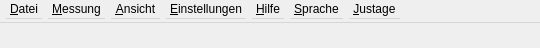
<?xml version="1.0" encoding="UTF-8"?>
<ui version="4.0">
 <class>WMViewBase</class>
 <widget class="Q3MainWindow" name="WMViewBase">
  <property name="geometry">
   <rect>
    <x>0</x>
    <y>0</y>
    <width>540</width>
    <height>48</height>
   </rect>
  </property>
  <property name="sizePolicy">
   <sizepolicy hsizetype="Preferred" vsizetype="Preferred">
    <horstretch>0</horstretch>
    <verstretch>0</verstretch>
   </sizepolicy>
  </property>
  <property name="minimumSize">
   <size>
    <width>21</width>
    <height>48</height>
   </size>
  </property>
  <property name="maximumSize">
   <size>
    <width>16777215</width>
    <height>48</height>
   </size>
  </property>
  <property name="font">
   <font/>
  </property>
  <property name="windowTitle">
   <string>Wandlermesseinrichtung WM3000I</string>
  </property>
  <widget class="QWidget" name="widget" native="true">
   <property name="geometry">
    <rect>
     <x>0</x>
     <y>23</y>
     <width>540</width>
     <height>25</height>
    </rect>
   </property>
  </widget>
  <widget class="QMenuBar" name="MenuBarEditor">
   <property name="geometry">
    <rect>
     <x>0</x>
     <y>0</y>
     <width>540</width>
     <height>23</height>
    </rect>
   </property>
   <property name="font">
    <font/>
   </property>
   <widget class="QMenu" name="Datei">
    <property name="title">
     <string>&amp;Datei</string>
    </property>
    <widget class="QMenu" name="popupMenu">
     <property name="title">
      <string>&amp;Eigenfehlertabelle</string>
     </property>
     <addaction name="eigenfehlertabelleoeffnenAction"/>
     <addaction name="eigenfehlertabelleSchliessenAction"/>
     <addaction name="eigenfehlertabelleBearbeitenAction"/>
    </widget>
    <widget class="QMenu" name="popupMenu_6">
     <property name="title">
      <string>E&amp;rgebnisdatei</string>
     </property>
     <addaction name="ergebnis_ffnenAction"/>
     <addaction name="ergebnisSchliessenAction"/>
     <addaction name="ergebnisBearbeitenAction"/>
    </widget>
    <addaction name="popupMenu"/>
    <addaction name="separator"/>
    <addaction name="popupMenu_6"/>
    <addaction name="separator"/>
    <addaction name="dateiBeendenAction"/>
   </widget>
   <widget class="QMenu" name="Messung">
    <property name="title">
     <string>&amp;Messung</string>
    </property>
    <addaction name="separator"/>
    <addaction name="messungSpeichernSitzungAction"/>
    <addaction name="messungLaden_SitzungAction"/>
    <addaction name="separator"/>
    <addaction name="messungStartAction"/>
    <addaction name="messungSpeichernMesswerteAction"/>
    <addaction name="separator"/>
    <addaction name="messungOffsetabgleichWM3000Action"/>
    <addaction name="messungOffsetKanalNAction"/>
    <addaction name="messungOffsetKanalXAction"/>
    <addaction name="separator"/>
    <addaction name="messungSimulationAction"/>
   </widget>
   <widget class="QMenu" name="Ansicht">
    <property name="title">
     <string>&amp;Ansicht</string>
    </property>
    <addaction name="ansichtFehlerMessungAction"/>
    <addaction name="ansichtIstwerteAction"/>
    <addaction name="ansichtOffsetAction"/>
    <addaction name="ansichtEigenfehlerAction"/>
    <addaction name="ansichtDialogAction"/>
    <addaction name="ansichtEN61850Action"/>
   </widget>
   <widget class="QMenu" name="Einstellungen">
    <property name="title">
     <string>&amp;Einstellungen</string>
    </property>
    <addaction name="einstellungenConfAction"/>
    <addaction name="einstellungenBereichAction"/>
   </widget>
   <widget class="QMenu" name="Hilfe">
    <property name="title">
     <string>&amp;Hilfe</string>
    </property>
    <addaction name="hilfeInfoAction"/>
    <addaction name="hilfeInfo_ber_ZeraAction"/>
    <addaction name="hilfeInfo_ber_QtAction"/>
    <addaction name="separator"/>
    <addaction name="hilfeVersionAction"/>
    <addaction name="hilfeReleaseInfoAction"/>
    <addaction name="separator"/>
    <addaction name="hilfeSelbsttestAction"/>
   </widget>
   <widget class="QMenu" name="Sprache">
    <property name="title">
     <string>&amp;Sprache</string>
    </property>
    <addaction name="spracheDeutschAction"/>
    <addaction name="spracheEnglischAction_2"/>
    <addaction name="sprachePolnischAction"/>
   </widget>
   <widget class="QMenu" name="Justage">
    <property name="title">
     <string>&amp;Justage</string>
    </property>
    <addaction name="JustageAmplitudeAction"/>
    <addaction name="JustagePhaseAction"/>
    <addaction name="JustageKoeffBerechnungAction"/>
    <addaction name="separator"/>
    <addaction name="JustageOffsetAction"/>
    <addaction name="JustageOffsetBerechnungAction"/>
    <addaction name="separator"/>
    <addaction name="justageFlashProgAction"/>
    <addaction name="justageFlasExportAction"/>
    <addaction name="justageFlashImportAction"/>
   </widget>
   <addaction name="Datei"/>
   <addaction name="Messung"/>
   <addaction name="Ansicht"/>
   <addaction name="Einstellungen"/>
   <addaction name="Hilfe"/>
   <addaction name="Sprache"/>
   <addaction name="Justage"/>
  </widget>
  <action name="dateiEigenfehlertabelleAction">
   <property name="checked">
    <bool>false</bool>
   </property>
   <property name="text">
    <string>&amp;Eigenfehlertabelle</string>
   </property>
   <property name="iconText">
    <string>&amp;Eigenfehlertabelle</string>
   </property>
   <property name="toolTip">
    <string>&amp;Eigenfehlertabelle</string>
   </property>
   <property name="statusTip">
    <string>Menu Eigenfehlertabelle</string>
   </property>
   <property name="name" stdset="0">
    <cstring>dateiEigenfehlertabelleAction</cstring>
   </property>
  </action>
  <action name="dateiBeendenAction">
   <property name="text">
    <string>&amp;Beenden</string>
   </property>
   <property name="iconText">
    <string>&amp;Beenden</string>
   </property>
   <property name="statusTip">
    <string>Beendet das laufende Programm</string>
   </property>
   <property name="shortcut">
    <string>Ctrl+X</string>
   </property>
   <property name="name" stdset="0">
    <cstring>dateiBeendenAction</cstring>
   </property>
  </action>
  <action name="messungBereichAction">
   <property name="text">
    <string>&amp;Bereich</string>
   </property>
   <property name="iconText">
    <string>&amp;Bereich</string>
   </property>
   <property name="statusTip">
    <string>Bereiche auswählen</string>
   </property>
   <property name="shortcut">
    <string>F4</string>
   </property>
   <property name="name" stdset="0">
    <cstring>messungBereichAction</cstring>
   </property>
  </action>
  <action name="messungSpeichernSitzungAction">
   <property name="text">
    <string>&amp;Speichern Sitzung</string>
   </property>
   <property name="iconText">
    <string>&amp;Speichern Sitzung</string>
   </property>
   <property name="statusTip">
    <string>Speichert alle aktuellen Einstellungen in einer Datei</string>
   </property>
   <property name="name" stdset="0">
    <cstring>messungSpeichernSitzungAction</cstring>
   </property>
  </action>
  <action name="messungLaden_SitzungAction">
   <property name="text">
    <string>&amp;Laden Sitzung</string>
   </property>
   <property name="iconText">
    <string>&amp;Laden Sitzung</string>
   </property>
   <property name="statusTip">
    <string>Liesst alle Einstellungen aus einer Datei</string>
   </property>
   <property name="name" stdset="0">
    <cstring>messungLaden_SitzungAction</cstring>
   </property>
  </action>
  <action name="messungStartAction">
   <property name="text">
    <string>&amp;Start</string>
   </property>
   <property name="iconText">
    <string>&amp;Start</string>
   </property>
   <property name="statusTip">
    <string>Messung starten</string>
   </property>
   <property name="shortcut">
    <string>F5</string>
   </property>
   <property name="name" stdset="0">
    <cstring>messungStartAction</cstring>
   </property>
  </action>
  <action name="messungSimulationAction">
   <property name="checkable">
    <bool>true</bool>
   </property>
   <property name="text">
    <string>S&amp;imulation</string>
   </property>
   <property name="iconText">
    <string>Si&amp;mulation</string>
   </property>
   <property name="statusTip">
    <string>Simulierte Messung durchführen</string>
   </property>
   <property name="name" stdset="0">
    <cstring>messungSimulationAction</cstring>
   </property>
  </action>
  <action name="ansichtFehlerMessungAction">
   <property name="checkable">
    <bool>true</bool>
   </property>
   <property name="text">
    <string>&amp;Fehlerwerte</string>
   </property>
   <property name="iconText">
    <string>&amp;FehlerMessung</string>
   </property>
   <property name="statusTip">
    <string>Fehlermesswerte Fenster</string>
   </property>
   <property name="name" stdset="0">
    <cstring>ansichtFehlerMessungAction</cstring>
   </property>
  </action>
  <action name="ansichtEigenfehlerAction">
   <property name="checkable">
    <bool>true</bool>
   </property>
   <property name="text">
    <string>&amp;Eigenfehler</string>
   </property>
   <property name="iconText">
    <string>&amp;Eigenfehler</string>
   </property>
   <property name="statusTip">
    <string>Eigenfehler Fenster</string>
   </property>
   <property name="name" stdset="0">
    <cstring>ansichtEigenfehlerAction</cstring>
   </property>
  </action>
  <action name="ansichtDialogAction">
   <property name="checkable">
    <bool>true</bool>
   </property>
   <property name="text">
    <string>&amp;Dialog</string>
   </property>
   <property name="iconText">
    <string>&amp;Dialog</string>
   </property>
   <property name="statusTip">
    <string>Dialog Fenster</string>
   </property>
   <property name="name" stdset="0">
    <cstring>ansichtDialogAction</cstring>
   </property>
  </action>
  <action name="einstellungenConfAction">
   <property name="text">
    <string>&amp;Konfiguration</string>
   </property>
   <property name="iconText">
    <string>&amp;Konfiguration</string>
   </property>
   <property name="statusTip">
    <string>Messeinrichtung konfigurieren</string>
   </property>
   <property name="name" stdset="0">
    <cstring>einstellungenConfAction</cstring>
   </property>
  </action>
  <action name="hilfeInfoAction">
   <property name="text">
    <string>&amp;Info</string>
   </property>
   <property name="iconText">
    <string>&amp;Info</string>
   </property>
   <property name="statusTip">
    <string>Informationen zur Messeinrichtung</string>
   </property>
   <property name="name" stdset="0">
    <cstring>hilfeInfoAction</cstring>
   </property>
  </action>
  <action name="hilfeInfo_ber_ZeraAction">
   <property name="text">
    <string>Info über &amp;Zera</string>
   </property>
   <property name="iconText">
    <string>Informationen zu Zera</string>
   </property>
   <property name="statusTip">
    <string>Informationen zu ZERA</string>
   </property>
   <property name="name" stdset="0">
    <cstring>hilfeInfo_ber_ZeraAction</cstring>
   </property>
  </action>
  <action name="hilfeManualAction">
   <property name="text">
    <string>&amp;Manual</string>
   </property>
   <property name="iconText">
    <string>&amp;Manual</string>
   </property>
   <property name="statusTip">
    <string>Lesen Sie hier die Bedienungsanleitung</string>
   </property>
   <property name="name" stdset="0">
    <cstring>hilfeManualAction</cstring>
   </property>
  </action>
  <action name="hilfeInfo_ber_QtAction">
   <property name="text">
    <string>Info über &amp;Qt</string>
   </property>
   <property name="iconText">
    <string>Informationen zu Qt</string>
   </property>
   <property name="name" stdset="0">
    <cstring>hilfeInfo_ber_QtAction</cstring>
   </property>
  </action>
  <action name="dateiErgebnisdateiAction">
   <property name="text">
    <string>E&amp;rgebnisdatei</string>
   </property>
   <property name="iconText">
    <string>E&amp;rgebnisdatei</string>
   </property>
   <property name="statusTip">
    <string>Schliesst die geladene Eigenfehlertabelle</string>
   </property>
   <property name="name" stdset="0">
    <cstring>dateiErgebnisdateiAction</cstring>
   </property>
  </action>
  <action name="ansichtIstwerteAction">
   <property name="checkable">
    <bool>true</bool>
   </property>
   <property name="text">
    <string>&amp;Vektoren</string>
   </property>
   <property name="iconText">
    <string>Istwerte</string>
   </property>
   <property name="statusTip">
    <string>Istwerte Fenster</string>
   </property>
   <property name="name" stdset="0">
    <cstring>ansichtIstwerteAction</cstring>
   </property>
  </action>
  <action name="eigenfehlertabelleoeffnenAction">
   <property name="text">
    <string>&amp;Öffnen</string>
   </property>
   <property name="iconText">
    <string>&amp;Öffnen</string>
   </property>
   <property name="statusTip">
    <string>Öffnen einer Eigenfehlertabelle</string>
   </property>
   <property name="name" stdset="0">
    <cstring>eigenfehlertabelleoeffnenAction</cstring>
   </property>
  </action>
  <action name="eigenfehlertabelleSchliessenAction">
   <property name="text">
    <string>&amp;Schliessen</string>
   </property>
   <property name="iconText">
    <string>&amp;Schliessen</string>
   </property>
   <property name="statusTip">
    <string>Schliessen der Eigenfehlertabelle</string>
   </property>
   <property name="name" stdset="0">
    <cstring>eigenfehlertabelleSchliessenAction</cstring>
   </property>
  </action>
  <action name="eigenfehlertabelleBearbeitenAction">
   <property name="text">
    <string>&amp;Bearbeiten</string>
   </property>
   <property name="iconText">
    <string>&amp;Bearbeiten</string>
   </property>
   <property name="statusTip">
    <string>Bearbeiten einer Eigenfehlertabelle</string>
   </property>
   <property name="name" stdset="0">
    <cstring>eigenfehlertabelleBearbeitenAction</cstring>
   </property>
  </action>
  <action name="ergebnisSchliessenAction">
   <property name="text">
    <string>&amp;Schliessen</string>
   </property>
   <property name="iconText">
    <string>&amp;Schliessen</string>
   </property>
   <property name="statusTip">
    <string>Schliessen der Ergebnisdatei</string>
   </property>
   <property name="name" stdset="0">
    <cstring>ergebnisSchliessenAction</cstring>
   </property>
  </action>
  <action name="ergebnisBearbeitenAction">
   <property name="text">
    <string>&amp;Bearbeiten</string>
   </property>
   <property name="iconText">
    <string>&amp;Bearbeiten</string>
   </property>
   <property name="statusTip">
    <string>Bearbeiten einer Ergebnisdatei</string>
   </property>
   <property name="name" stdset="0">
    <cstring>ergebnisBearbeitenAction</cstring>
   </property>
  </action>
  <action name="messungSpeichernMesswerteAction">
   <property name="text">
    <string>Speichern &amp;Messwerte</string>
   </property>
   <property name="iconText">
    <string>Speichern Messwerte</string>
   </property>
   <property name="shortcut">
    <string>F6</string>
   </property>
   <property name="name" stdset="0">
    <cstring>messungSpeichernMesswerteAction</cstring>
   </property>
  </action>
  <action name="ergebnis_ffnenAction">
   <property name="text">
    <string>&amp;Öffnen</string>
   </property>
   <property name="iconText">
    <string>&amp;Öffnen</string>
   </property>
   <property name="statusTip">
    <string>Öffnen der Ergebnisdatei</string>
   </property>
   <property name="name" stdset="0">
    <cstring>ergebnis_ffnenAction</cstring>
   </property>
  </action>
  <action name="eigenfehlertabelleNeuAction">
   <property name="text">
    <string>&amp;Neu</string>
   </property>
   <property name="iconText">
    <string>&amp;Neu</string>
   </property>
   <property name="name" stdset="0">
    <cstring>eigenfehlertabelleNeuAction</cstring>
   </property>
  </action>
  <action name="einstellungenBereichAction">
   <property name="text">
    <string>&amp;Bereiche</string>
   </property>
   <property name="iconText">
    <string>&amp;Bereich</string>
   </property>
   <property name="statusTip">
    <string>Bereiche anwählen</string>
   </property>
   <property name="shortcut">
    <string>F7</string>
   </property>
   <property name="name" stdset="0">
    <cstring>einstellungenBereichAction</cstring>
   </property>
  </action>
  <action name="einstellungenTestRAutoAction">
   <property name="text">
    <string>BereichAuto</string>
   </property>
   <property name="iconText">
    <string>BAuto</string>
   </property>
   <property name="name" stdset="0">
    <cstring>einstellungenTestRAutoAction</cstring>
   </property>
  </action>
  <action name="JustageAmplitudeAction">
   <property name="text">
    <string>&amp;Amplitude</string>
   </property>
   <property name="iconText">
    <string>Amplitude</string>
   </property>
   <property name="statusTip">
    <string>Amplitudenabgleich mit externer Steuerung</string>
   </property>
   <property name="name" stdset="0">
    <cstring>JustageAmplitudeAction</cstring>
   </property>
  </action>
  <action name="JustagePhaseAction">
   <property name="text">
    <string>&amp;Phase</string>
   </property>
   <property name="iconText">
    <string>Phasen</string>
   </property>
   <property name="statusTip">
    <string>Phasenlage Justage automatisch</string>
   </property>
   <property name="name" stdset="0">
    <cstring>JustagePhaseAction</cstring>
   </property>
  </action>
  <action name="Action">
   <property name="iconText">
    <string>Action</string>
   </property>
   <property name="name" stdset="0">
    <cstring>Action</cstring>
   </property>
  </action>
  <action name="Action_2">
   <property name="iconText">
    <string>Action_2</string>
   </property>
   <property name="name" stdset="0">
    <cstring>Action_2</cstring>
   </property>
  </action>
  <action name="Action_3">
   <property name="iconText">
    <string>Action_3</string>
   </property>
   <property name="name" stdset="0">
    <cstring>Action_3</cstring>
   </property>
  </action>
  <action name="Action_4">
   <property name="iconText">
    <string>Action_4</string>
   </property>
   <property name="name" stdset="0">
    <cstring>Action_4</cstring>
   </property>
  </action>
  <action name="JustageKoeffBerechnungAction">
   <property name="text">
    <string>Phasen&amp;berechnung</string>
   </property>
   <property name="iconText">
    <string>Phasenberechnung</string>
   </property>
   <property name="statusTip">
    <string>Phasenlage Koeffizientenberechnung</string>
   </property>
   <property name="name" stdset="0">
    <cstring>JustageKoeffBerechnungAction</cstring>
   </property>
  </action>
  <action name="ansichtEN61850Action">
   <property name="checkable">
    <bool>true</bool>
   </property>
   <property name="text">
    <string>E&amp;N61850</string>
   </property>
   <property name="iconText">
    <string>E&amp;N61850</string>
   </property>
   <property name="statusTip">
    <string>EN61850 Statusanzeige</string>
   </property>
   <property name="name" stdset="0">
    <cstring>ansichtEN61850Action</cstring>
   </property>
  </action>
  <action name="spracheDeutschAction">
   <property name="icon">
    <iconset>
     <normaloff>images/Flags/de.png</normaloff>images/Flags/de.png</iconset>
   </property>
   <property name="text">
    <string>Deutsch</string>
   </property>
   <property name="iconText">
    <string>Deutsch</string>
   </property>
   <property name="name" stdset="0">
    <cstring>spracheDeutschAction</cstring>
   </property>
  </action>
  <action name="spracheEnglischAction">
   <property name="icon">
    <iconset>
     <normaloff>gb.png</normaloff>gb.png</iconset>
   </property>
   <property name="text">
    <string>Englisch</string>
   </property>
   <property name="iconText">
    <string>Englisch</string>
   </property>
   <property name="name" stdset="0">
    <cstring>spracheEnglischAction</cstring>
   </property>
  </action>
  <action name="spracheEnglischAction_2">
   <property name="icon">
    <iconset>
     <normaloff>images/Flags/gb.png</normaloff>images/Flags/gb.png</iconset>
   </property>
   <property name="text">
    <string>Englisch</string>
   </property>
   <property name="iconText">
    <string>Englisch</string>
   </property>
   <property name="name" stdset="0">
    <cstring>spracheEnglischAction_2</cstring>
   </property>
  </action>
  <action name="justageFlashProgAction">
   <property name="text">
    <string>F&amp;lash programmieren</string>
   </property>
   <property name="iconText">
    <string>new item</string>
   </property>
   <property name="name" stdset="0">
    <cstring>justageFlashProgAction</cstring>
   </property>
  </action>
  <action name="justageFlasExportAction">
   <property name="text">
    <string>Flash data &amp;export</string>
   </property>
   <property name="iconText">
    <string>new item</string>
   </property>
   <property name="name" stdset="0">
    <cstring>justageFlasExportAction</cstring>
   </property>
  </action>
  <action name="justageFlashImportAction">
   <property name="text">
    <string>Flash data &amp;import</string>
   </property>
   <property name="iconText">
    <string>new item</string>
   </property>
   <property name="name" stdset="0">
    <cstring>justageFlashImportAction</cstring>
   </property>
  </action>
  <action name="hilfeVersionAction">
   <property name="text">
    <string>&amp;Version</string>
   </property>
   <property name="iconText">
    <string>&amp;Version</string>
   </property>
   <property name="statusTip">
    <string>Übersicht Versionen</string>
   </property>
   <property name="name" stdset="0">
    <cstring>hilfeVersionAction</cstring>
   </property>
  </action>
  <action name="Action_5">
   <property name="iconText">
    <string>Unnamed</string>
   </property>
   <property name="name" stdset="0">
    <cstring>Action_5</cstring>
   </property>
  </action>
  <action name="hilfeSelbsttestAction">
   <property name="text">
    <string>&amp;Selbsttest</string>
   </property>
   <property name="iconText">
    <string>new item</string>
   </property>
   <property name="statusTip">
    <string>Selbsttest starten</string>
   </property>
   <property name="name" stdset="0">
    <cstring>hilfeSelbsttestAction</cstring>
   </property>
  </action>
  <action name="hilfeReleaseInfoAction">
   <property name="text">
    <string>&amp;Release Info</string>
   </property>
  </action>
  <action name="sprachePolnischAction">
   <property name="icon">
    <iconset>
     <normaloff>images/Flags/pl.png</normaloff>images/Flags/pl.png</iconset>
   </property>
   <property name="text">
    <string>Polnisch</string>
   </property>
  </action>
  <action name="messungOffsetabgleichWM3000Action">
   <property name="text">
    <string>Offsetabgleich WM3000</string>
   </property>
  </action>
  <action name="messungOffsetKanalNAction">
   <property name="text">
    <string>Offsetmessung Kanal N</string>
   </property>
  </action>
  <action name="messungOffsetKanalXAction">
   <property name="text">
    <string>Offsetmessung Kanal X</string>
   </property>
  </action>
  <action name="JustageOffsetAction">
   <property name="text">
    <string>Offset</string>
   </property>
  </action>
  <action name="JustageOffsetBerechnungAction">
   <property name="text">
    <string>Offsetberechnung</string>
   </property>
  </action>
  <action name="ansichtOffsetAction">
   <property name="checkable">
    <bool>true</bool>
   </property>
   <property name="text">
    <string>Offset</string>
   </property>
  </action>
 </widget>
 <layoutdefault spacing="6" margin="11"/>
 <pixmapfunction>qPixmapFromMimeSource</pixmapfunction>
 <customwidgets>
  <customwidget>
   <class>Q3MainWindow</class>
   <extends>QWidget</extends>
   <header>q3mainwindow.h</header>
   <container>1</container>
  </customwidget>
 </customwidgets>
 <includes>
  <include location="global">qlabel.h</include>
  <include location="local">maxrecentfiles.h</include>
  <include location="local">confdata.h</include>
  <include location="local">wmeditor.h</include>
  <include location="local">widgeom.h</include>
 </includes>
 <resources/>
 <connections>
  <connection>
   <sender>messungSimulationAction</sender>
   <signal>activated()</signal>
   <receiver>WMViewBase</receiver>
   <slot>SimulationSlot()</slot>
   <hints>
    <hint type="sourcelabel">
     <x>-1</x>
     <y>-1</y>
    </hint>
    <hint type="destinationlabel">
     <x>20</x>
     <y>20</y>
    </hint>
   </hints>
  </connection>
  <connection>
   <sender>messungStartAction</sender>
   <signal>activated()</signal>
   <receiver>WMViewBase</receiver>
   <slot>StartSlot()</slot>
   <hints>
    <hint type="sourcelabel">
     <x>-1</x>
     <y>-1</y>
    </hint>
    <hint type="destinationlabel">
     <x>20</x>
     <y>20</y>
    </hint>
   </hints>
  </connection>
  <connection>
   <sender>eigenfehlertabelleoeffnenAction</sender>
   <signal>activated()</signal>
   <receiver>WMViewBase</receiver>
   <slot>OpenOETFileSlot()</slot>
   <hints>
    <hint type="sourcelabel">
     <x>-1</x>
     <y>-1</y>
    </hint>
    <hint type="destinationlabel">
     <x>20</x>
     <y>20</y>
    </hint>
   </hints>
  </connection>
  <connection>
   <sender>eigenfehlertabelleSchliessenAction</sender>
   <signal>activated()</signal>
   <receiver>WMViewBase</receiver>
   <slot>CloseOETFileSlot()</slot>
   <hints>
    <hint type="sourcelabel">
     <x>-1</x>
     <y>-1</y>
    </hint>
    <hint type="destinationlabel">
     <x>20</x>
     <y>20</y>
    </hint>
   </hints>
  </connection>
  <connection>
   <sender>eigenfehlertabelleBearbeitenAction</sender>
   <signal>activated()</signal>
   <receiver>WMViewBase</receiver>
   <slot>EditOETFileSlot()</slot>
   <hints>
    <hint type="sourcelabel">
     <x>-1</x>
     <y>-1</y>
    </hint>
    <hint type="destinationlabel">
     <x>20</x>
     <y>20</y>
    </hint>
   </hints>
  </connection>
  <connection>
   <sender>ergebnis_ffnenAction</sender>
   <signal>activated()</signal>
   <receiver>WMViewBase</receiver>
   <slot>OpenResultFileSlot()</slot>
   <hints>
    <hint type="sourcelabel">
     <x>-1</x>
     <y>-1</y>
    </hint>
    <hint type="destinationlabel">
     <x>20</x>
     <y>20</y>
    </hint>
   </hints>
  </connection>
  <connection>
   <sender>ergebnisSchliessenAction</sender>
   <signal>activated()</signal>
   <receiver>WMViewBase</receiver>
   <slot>CloseResultFileSlot()</slot>
   <hints>
    <hint type="sourcelabel">
     <x>-1</x>
     <y>-1</y>
    </hint>
    <hint type="destinationlabel">
     <x>20</x>
     <y>20</y>
    </hint>
   </hints>
  </connection>
  <connection>
   <sender>ergebnisBearbeitenAction</sender>
   <signal>activated()</signal>
   <receiver>WMViewBase</receiver>
   <slot>EditResultFileSlot()</slot>
   <hints>
    <hint type="sourcelabel">
     <x>-1</x>
     <y>-1</y>
    </hint>
    <hint type="destinationlabel">
     <x>20</x>
     <y>20</y>
    </hint>
   </hints>
  </connection>
  <connection>
   <sender>messungSpeichernSitzungAction</sender>
   <signal>activated()</signal>
   <receiver>WMViewBase</receiver>
   <slot>StoreSessionSlot()</slot>
   <hints>
    <hint type="sourcelabel">
     <x>-1</x>
     <y>-1</y>
    </hint>
    <hint type="destinationlabel">
     <x>20</x>
     <y>20</y>
    </hint>
   </hints>
  </connection>
  <connection>
   <sender>messungLaden_SitzungAction</sender>
   <signal>activated()</signal>
   <receiver>WMViewBase</receiver>
   <slot>LoadSessionSlot()</slot>
   <hints>
    <hint type="sourcelabel">
     <x>-1</x>
     <y>-1</y>
    </hint>
    <hint type="destinationlabel">
     <x>20</x>
     <y>20</y>
    </hint>
   </hints>
  </connection>
  <connection>
   <sender>dateiBeendenAction</sender>
   <signal>activated()</signal>
   <receiver>WMViewBase</receiver>
   <slot>close()</slot>
   <hints>
    <hint type="sourcelabel">
     <x>-1</x>
     <y>-1</y>
    </hint>
    <hint type="destinationlabel">
     <x>20</x>
     <y>20</y>
    </hint>
   </hints>
  </connection>
  <connection>
   <sender>messungSpeichernMesswerteAction</sender>
   <signal>activated()</signal>
   <receiver>WMViewBase</receiver>
   <slot>StoreResultSlot()</slot>
   <hints>
    <hint type="sourcelabel">
     <x>-1</x>
     <y>-1</y>
    </hint>
    <hint type="destinationlabel">
     <x>20</x>
     <y>20</y>
    </hint>
   </hints>
  </connection>
  <connection>
   <sender>dateiBeendenAction</sender>
   <signal>activated()</signal>
   <receiver>WMViewBase</receiver>
   <slot>close()</slot>
   <hints>
    <hint type="sourcelabel">
     <x>-1</x>
     <y>-1</y>
    </hint>
    <hint type="destinationlabel">
     <x>20</x>
     <y>20</y>
    </hint>
   </hints>
  </connection>
  <connection>
   <sender>spracheDeutschAction</sender>
   <signal>activated()</signal>
   <receiver>WMViewBase</receiver>
   <slot>SetGermanSlot()</slot>
   <hints>
    <hint type="sourcelabel">
     <x>-1</x>
     <y>-1</y>
    </hint>
    <hint type="destinationlabel">
     <x>20</x>
     <y>20</y>
    </hint>
   </hints>
  </connection>
  <connection>
   <sender>spracheEnglischAction_2</sender>
   <signal>activated()</signal>
   <receiver>WMViewBase</receiver>
   <slot>SetEnglishSlot()</slot>
   <hints>
    <hint type="sourcelabel">
     <x>-1</x>
     <y>-1</y>
    </hint>
    <hint type="destinationlabel">
     <x>20</x>
     <y>20</y>
    </hint>
   </hints>
  </connection>
  <connection>
   <sender>justageFlashProgAction</sender>
   <signal>activated()</signal>
   <receiver>WMViewBase</receiver>
   <slot>JustFlashProgSlot()</slot>
   <hints>
    <hint type="sourcelabel">
     <x>-1</x>
     <y>-1</y>
    </hint>
    <hint type="destinationlabel">
     <x>20</x>
     <y>20</y>
    </hint>
   </hints>
  </connection>
  <connection>
   <sender>justageFlashImportAction</sender>
   <signal>activated()</signal>
   <receiver>WMViewBase</receiver>
   <slot>JustFlashImportSlot()</slot>
   <hints>
    <hint type="sourcelabel">
     <x>-1</x>
     <y>-1</y>
    </hint>
    <hint type="destinationlabel">
     <x>20</x>
     <y>20</y>
    </hint>
   </hints>
  </connection>
  <connection>
   <sender>justageFlasExportAction</sender>
   <signal>activated()</signal>
   <receiver>WMViewBase</receiver>
   <slot>JustFlashExportSlot()</slot>
   <hints>
    <hint type="sourcelabel">
     <x>-1</x>
     <y>-1</y>
    </hint>
    <hint type="destinationlabel">
     <x>20</x>
     <y>20</y>
    </hint>
   </hints>
  </connection>
  <connection>
   <sender>sprachePolnischAction</sender>
   <signal>activated()</signal>
   <receiver>WMViewBase</receiver>
   <slot>SetPolishSlot()</slot>
   <hints>
    <hint type="sourcelabel">
     <x>-1</x>
     <y>-1</y>
    </hint>
    <hint type="destinationlabel">
     <x>269</x>
     <y>23</y>
    </hint>
   </hints>
  </connection>
 </connections>
</ui>
